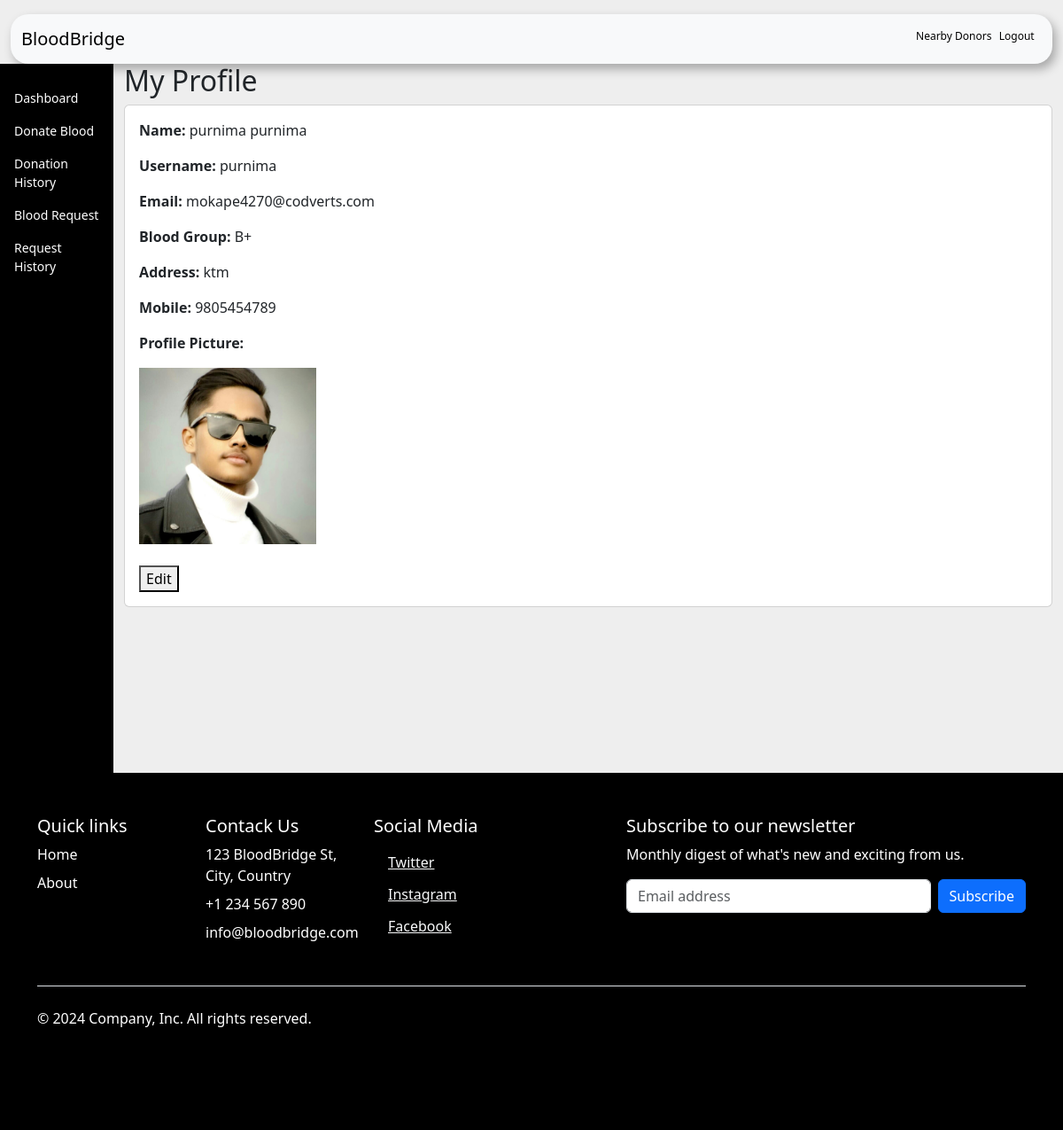
The app's page /donor/donor-profile/ (signed in), older data.
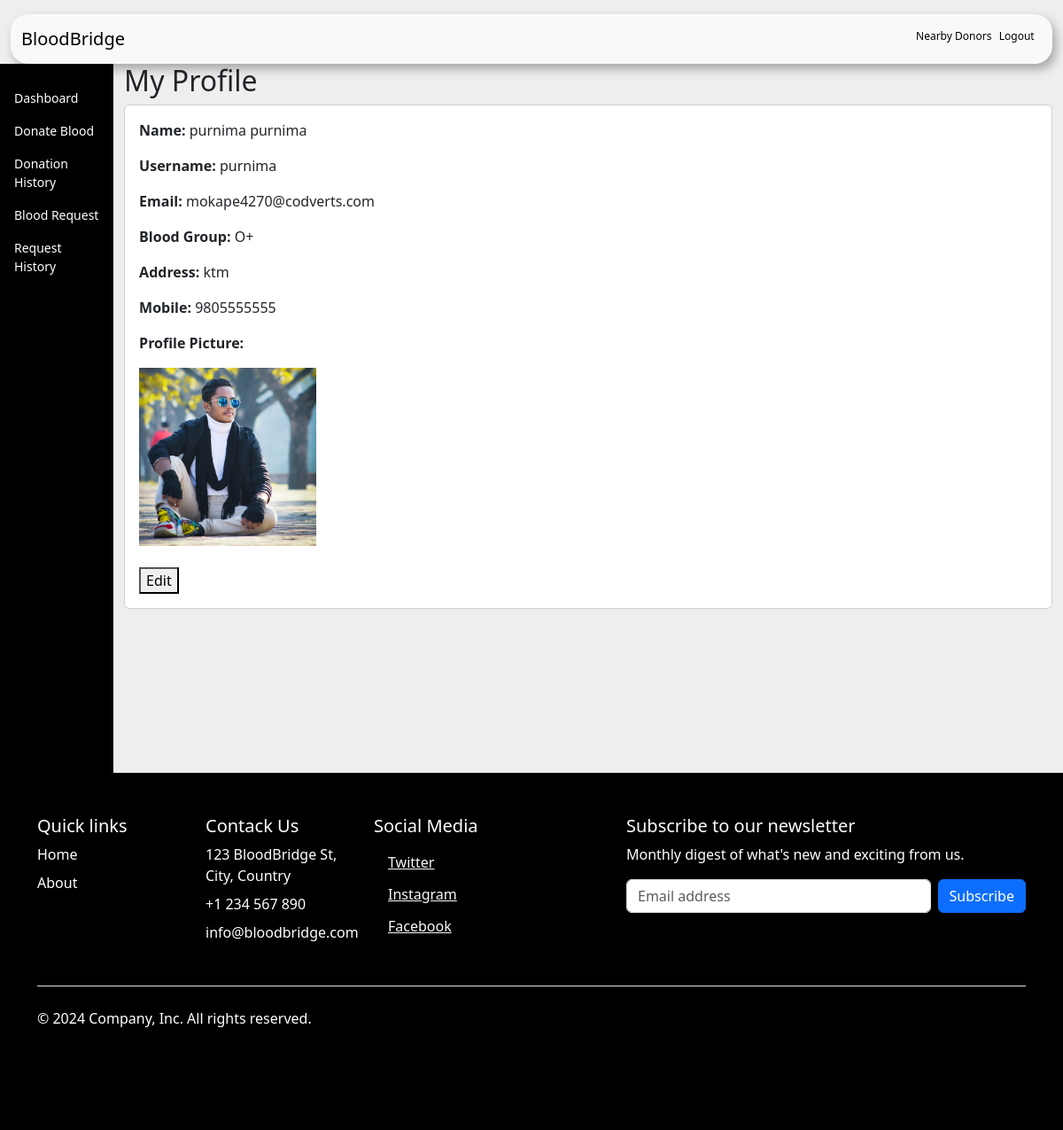
The same page, newer data.
### donor/models.py (models this page shows, shortened)
class Donor(models.Model):
    user = models.OneToOneField(User, on_delete=models.CASCADE)
    latitude = models.FloatField(null=True, blank=True)
    longitude = models.FloatField(null=True, blank=True)
    address = models.CharField(max_length=40)
    mobile = models.CharField(max_length=15, null=True)
    bloodgroup = models.CharField(max_length=10,default='unknown')
    profile_pic = models.ImageField(upload_to='profile_pic/DonorProfilePic/', null=True, blank=True)

### donor/views.py (the view)
# urls.py: path('donor-profile/', views.donor_profile_view, name='donor-profile'),
@login_required
def donor_profile_view(request):
    try:
        donor = models.Donor.objects.get(user=request.user)
        return render(request, 'donor/donor_profile.html', {'donor': donor})
    except models.Donor.DoesNotExist:
        messages.error(request, "Donor profile not found.")
        return redirect('donor-dashboard')

### templates/donor/donor_profile.html (shortened to what the changed rows need)
{% block content %}
{% load widget_tweaks %}
{%load static%}
<!DOCTYPE html>
<html lang="en">
<head>
    <link rel="stylesheet" href="home.css">
    <link href="https://cdn.jsdelivr.net/npm/bootstrap@5.3.3/dist/css/bootstrap.min.css" rel="stylesheet">
</head>
<body style="background-color: rgb(238, 238, 238);">
    <div class="d-flex">
        <div class="container">
            <h2>My Profile</h2>
            <div class="card">
                <div class="card-body">
                    <p><strong>Name:</strong> {{ donor.user.first_name }} {{ donor.user.last_name }}</p>
                    <p><strong>Username:</strong> {{ donor.user.username }}</p>
                    <p><strong>Email:</strong> {{ donor.user.email }}</p>
                    <p><strong>Blood Group:</strong> {{ donor.bloodgroup }}</p>
                    <p><strong>Address:</strong> {{ donor.address }}</p>
                    <p><strong>Mobile:</strong> {{ donor.mobile }}</p>
                    <p><strong>Profile Picture:</strong></p>
                    <img src="{{ donor.profile_pic.url }}" alt="Profile Picture" class="img-fluid" style="max-width: 200px;">
                    <br><br>
                    <a href="/donor/edit-donor-profile/"><button>Edit</button></a>
                </div>
            </div>
        </div>
    </div>
</body>
</html>
{% endblock content %}

Row changes from the older to the newer data that the page shows:
changed Donor "ktm": bloodgroup "B+" → "O+"; mobile "9805454789" → "9805555555"; profile_pic: a different picture
